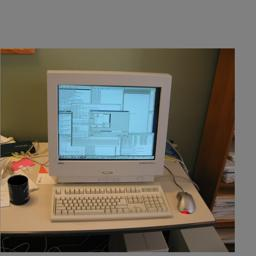
#> input picture images/104.jpg, 256 x 256 px; its folder holds only this picture in this run
$ jupyter execute --allow-errors informe_practica_entropia.ipynb
#> lines starting #> are read from the running program, lines starting #| are printed output that depends on the picture; long printed decimals are rounded
## Universidad Politécnica Salesiana
## Carrera de Computación

## Visión por Computador

### Practica 0: Cálculo de entropía

### Autor: Diego Tapia

### Fecha: 15 de abril del 2024

**Entropía**

La entropía en imágenes, ya sea en escala de grises o a color, es una medida de la incertidumbre o el desorden en la distribución de los niveles de intensidad de los píxeles en la imagen.

En una imagen en escala de grises, la entropía mide qué tan uniformemente distribuidos están los tonos de gris en toda la imagen. Una imagen con baja entropía tendría una distribución de tonos de gris más uniforme, lo que significa que la mayoría de los píxeles tendrían valores de intensidad similares. Por otro lado, una imagen con alta entropía tendría una distribución menos uniforme, con una mayor variación en los niveles de gris entre los píxeles.

En imágenes a color, la entropía se refiere a la distribución de los componentes de color (rojo, verde y azul en el modelo RGB, por ejemplo). Una imagen con baja entropía tendría una distribución de colores más uniforme, con una prevalencia de ciertos colores o combinaciones de colores. Una imagen con alta entropía tendría una distribución más variada y menos predecible de colores en toda la imagen.

[cell 1]
import os, time, psutil
from skimage import io, color
import skimage.measure as ski
import matplotlib.pyplot as plt
import platform
from matplotlib.backends.backend_pdf import PdfPages

[cell 2]
# ruta relativa de las imagenes
# las imagenes deben ir en la careta images en el mismo directorio del script
carpeta_imagenes = './images'

# calculo del tiempo total
tiempo_inicio = time.time()

# listas para guardar los tiempos de cálculo de la entropía de cada imagen
tiempos_color = []
tiempos_gris = []

# lista para  uso de RAM, para calcular el uso medio
memoria_ram = []

# lista para uso de CPU
uso_cpu = []

# listas para guardar la entropia a color y escala de grises, para el histograma y el boxplot
lista_entropias_color = []
lista_entropias_gris = []

# se obtiene los nombres de las imagenes en la carpeta
lista_imagenes = os.listdir(carpeta_imagenes)

# calculo de entropia de cada imagen
for nombre_imagen in lista_imagenes:

    ruta_imagen = os.path.join(carpeta_imagenes, nombre_imagen)

    imagen = io.imread(ruta_imagen)
#> imagen is the input picture: shape (256, 256, 3); mean R, G, B 112.1, 107.7, 97.2

    # verifica si la imagen tiene 4 canales y la convierte a 3 canales si es necesario
    if len(imagen.shape) == 3 and imagen.shape[2] == 4:
        imagen = imagen[:, :, :3]

    # cálculo de la entropía en escala de grises

    inicio_entropia_gris = time.time()
    imagen_gris = color.rgb2gray(imagen)
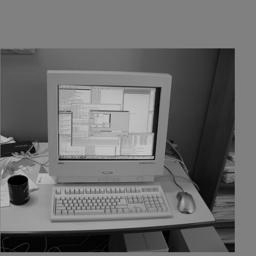
#> imagen_gris: shape (256, 256) float64; min 0, max 0.804, mean 0.423
    entropia_gris = ski.shannon_entropy(imagen_gris)
#> entropia_gris = 10.91
    fin_entropia_gris = time.time()
    tiempos_gris.append(fin_entropia_gris - inicio_entropia_gris)

    # se agrega la entropia gris a la lista
    lista_entropias_gris.append(entropia_gris)

    # cálculo de la entropía a color

    inicio_entropia_color = time.time()
    entropia_color = ski.shannon_entropy(imagen)
#> entropia_color = 6.63
    fin_entropia_color = time.time()
    tiempos_color.append(fin_entropia_color - inicio_entropia_color)

    # se agrega la entropia color a la lista
    lista_entropias_color.append(entropia_color)

    # Imprimir la entropía de la imagen
    print(f"Entropía gris de {nombre_imagen}: {entropia_gris}")
#| Entropía gris de 104.jpg: 10.907
    print(f"Entropía color de {nombre_imagen}: {entropia_color}")
#| Entropía color de 104.jpg: 6.634

    # guarda la memoria ram usada pare cada imagen
    memoria_ram.append(psutil.virtual_memory().used)
    # guarda el uso del cpu
    uso_cpu.append(psutil.cpu_percent())

# cálculo del tiempo de ejecución total
tiempo_final = time.time()
tiempo_total = tiempo_final - tiempo_inicio
tiempo_total =  round(tiempo_total, 4)
#> (the rest of this cell did not finish here and is left out)

### Graficos

[cell 3]
# creacion boxplot
 # boxplots entropias
plt.figure(figsize=(12, 12))
plt.boxplot([lista_entropias_gris, lista_entropias_color], labels=['Escala de grises', 'Color'])
plt.xlabel('Tipo imagen')
plt.ylabel('Entropía')
plt.title('Diagrama de cajas de Entropías')

plt.show()
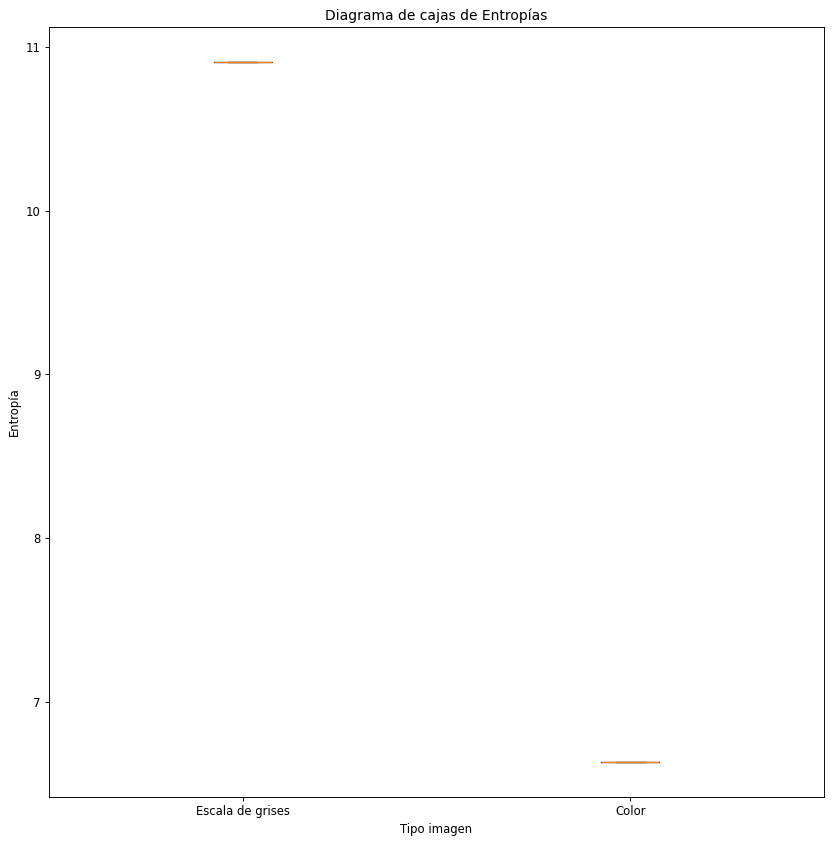
#> figure drawn by matplotlib, 1 panel

[cell 4]
# histograma de cálculo de entropía a color
plt.figure(figsize=(8,6))
plt.hist(tiempos_color, bins=10, color='blue', alpha=0.7)
plt.xlabel('Entropía')
plt.ylabel('Frecuencia')
plt.title('Histograma de Cálculo de Entropía a Color')
plt.show()
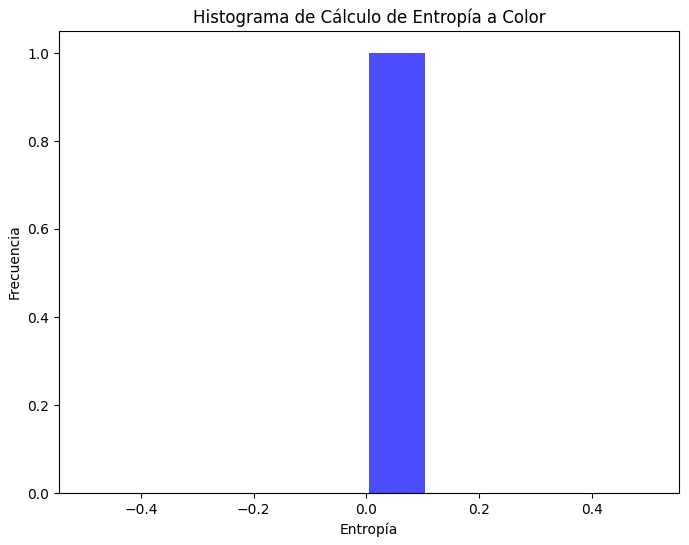
#> figure drawn by matplotlib, 1 panel; tallest bar 1 high, from x = 0.00455 to 0.105

[cell 5]
# histograma  de cálculo de entropía en escala de grises
plt.figure(figsize=(8,6))
plt.hist(tiempos_gris, bins=10, color='green', alpha=0.7)
plt.xlabel('Entropía')
plt.ylabel('Frecuencia')
plt.title('Histograma de Cálculo de Entropía en Escala de Grises')
plt.show()
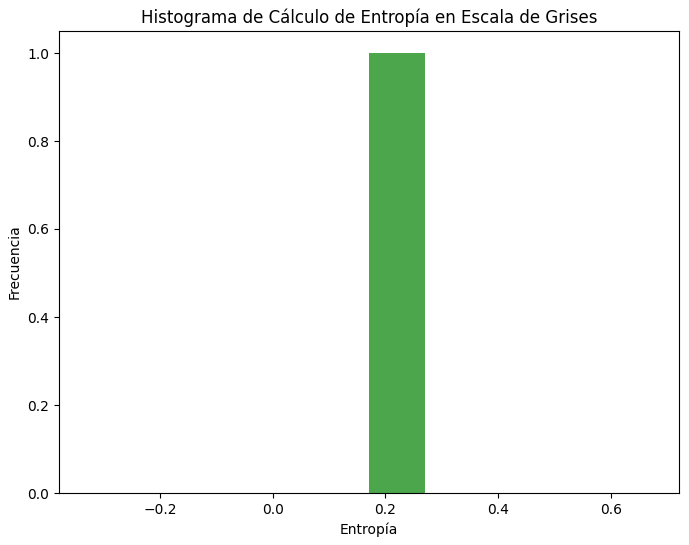
#> figure drawn by matplotlib, 1 panel; tallest bar 1 high, from x = 0.171 to 0.271

### Graficos de Tiempo, Uso de % CPU y RAM (MB)

[cell 6]
# graficos metricas

plt.figure(figsize=(15,12))

    # Gráfico 1: Tiempos de cálculo de entropía imagen a color
plt.subplot(2, 2, 1)
plt.plot(range(len(tiempos_color)), tiempos_color, label='Tiempos entropía color', color='green')
plt.xlabel('imagen')
plt.ylabel('tiempo (segundos)')
plt.title('Tiempos Cálculo de Entropía imagen a Color')
plt.legend()


    # Gráfico 2: Tiempos de cálculo de entropía imagen a escala de grises
plt.subplot(2, 2, 2)
plt.plot(range(len(tiempos_gris)), tiempos_gris, label='Tiempos entropía escala grises', color='gray')
plt.xlabel('imagen')
plt.ylabel('tiempo (segundos)')
plt.title('Tiempos Cálculo de Entropía imagen a Escala de Grises')
plt.legend()


    # Gráfico 3: Uso de CPU
plt.subplot(2, 2, 3)
plt.plot(range(len(uso_cpu)), uso_cpu, label='Uso de CPU', color='red')
#> (this line was passed over: psutil is not available in this run)

$ run again, on images/1080.jpg
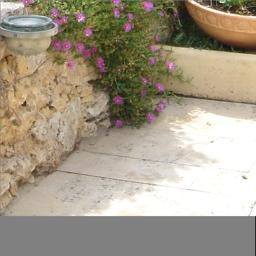
#> input picture images/1080.jpg, 256 x 256 px
#> imagen is the input picture: shape (256, 256, 3); mean R, G, B 163.8, 153.7, 135.4
#> `imagen_gris = color.rgb2gray(imagen)`:
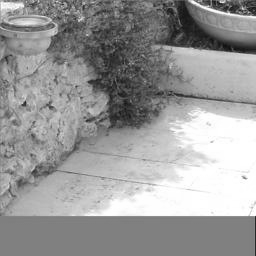
#> imagen_gris: shape (256, 256) float64; min 0.061, max 1, mean 0.606
#> entropia_gris = 12.23
#> entropia_color = 7.09
#| Entropía gris de 1080.jpg: 12.234
#| Entropía color de 1080.jpg: 7.092

$ run again, on images/1102.jpg
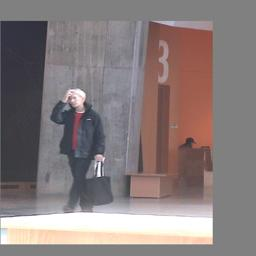
#> input picture images/1102.jpg, 256 x 256 px
#> imagen is the input picture: shape (256, 256, 3); mean R, G, B 135.6, 124.8, 124.7
#> `imagen_gris = color.rgb2gray(imagen)`:
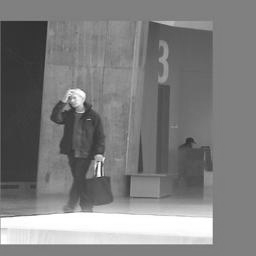
#> imagen_gris: shape (256, 256) float64; min 0.167, max 1, mean 0.498
#> entropia_gris = 10.34
#> entropia_color = 6.28
#| Entropía gris de 1102.jpg: 10.337
#| Entropía color de 1102.jpg: 6.280
#> `plt.show()`:
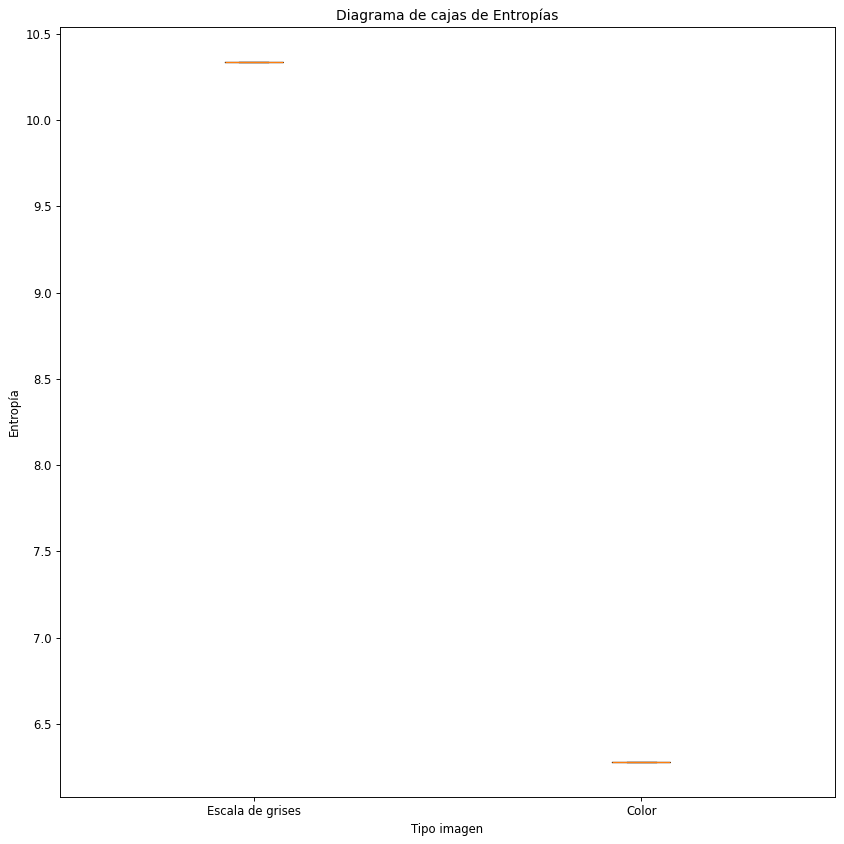
#> figure drawn by matplotlib, 1 panel

$ run again, on images/1105.jpg
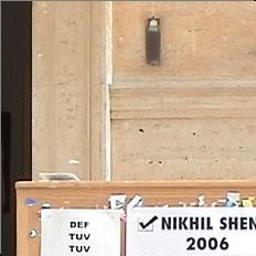
#> input picture images/1105.jpg, 256 x 256 px
#> imagen is the input picture: shape (256, 256, 3); mean R, G, B 192.6, 169.6, 145.8
#> `imagen_gris = color.rgb2gray(imagen)`:
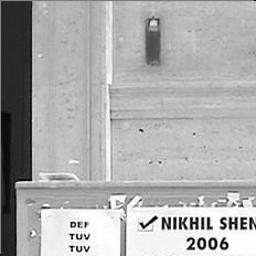
#> imagen_gris: shape (256, 256) float64; min 0.000565, max 1, mean 0.678
#> entropia_gris = 12.42
#> entropia_color = 7.48
#| Entropía gris de 1105.jpg: 12.418
#| Entropía color de 1105.jpg: 7.475
#> `plt.show()`:
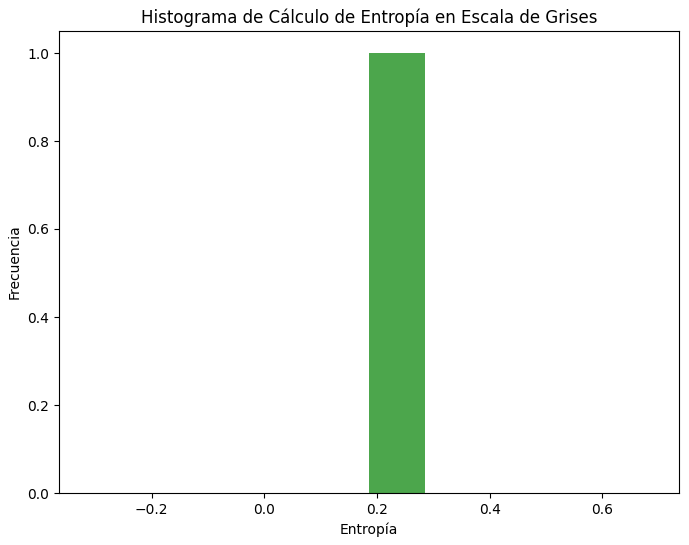
#> figure drawn by matplotlib, 1 panel; tallest bar 1 high, from x = 0.186 to 0.286

$ run again, on images/1044.jpg
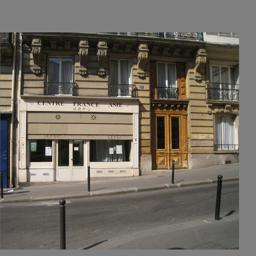
#> input picture images/1044.jpg, 256 x 256 px
#> imagen is the input picture: shape (256, 256, 3); mean R, G, B 111.7, 105.6, 96.2
#> `imagen_gris = color.rgb2gray(imagen)`:
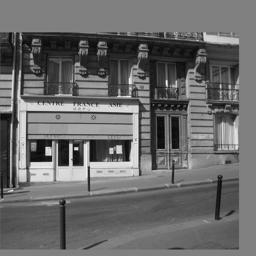
#> imagen_gris: shape (256, 256) float64; min 0.0075, max 0.986, mean 0.417
#> entropia_gris = 11.46
#> entropia_color = 6.9
#| Entropía gris de 1044.jpg: 11.456
#| Entropía color de 1044.jpg: 6.896
